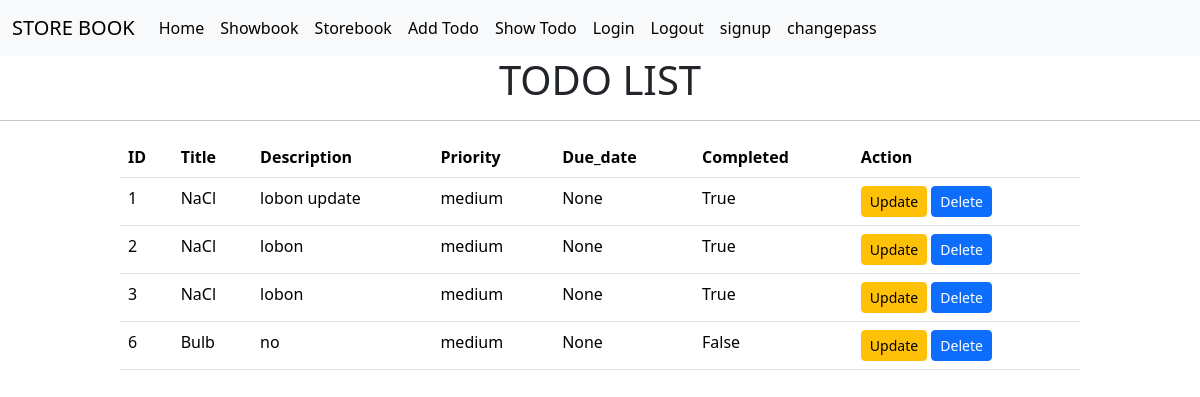
Page /todo/show_todo/ on the committed database.
### todoapp/models.py (models this page shows)
class TodoItemModel(models.Model):
    title = models.CharField(max_length=200)
    description = models.TextField(blank=True, null=True)
    priority = models.CharField(
        max_length=20,
        choices=[
            ('low', 'Low'),
            ('medium', 'Medium'),
            ('high', 'High'),
        ],
        default='medium'
    )
    due_date = models.DateField(blank=True, null=True)
    completed = models.BooleanField(default=False)

### todoapp/views.py (the view)
# urls.py: path('show_todo/',views.showtodo,name='showtodo',),
def showtodo(request):
    form=TodoItemModel.objects.all()
    return render(request,"showtodo.html" ,{"form":form})

### todoapp/templates/showtodo.html
{% extends "base.html" %}
{% block content %}
<h1 style =" width:50%; margin:auto ;text-align: center"> TODO LIST </h1>
<hr>
<table class="table" style ="width:80%; margin:auto">
  <thead>
    <tr>
      <th scope="col">ID</th>
      <th scope="col">Title </th>
      <th scope="col">Description</th>
      <th scope="col">Priority</th>
      <th scope="col">Due_date</th>
      <th scope="col">Completed</th>
      <th scope="col">Action</th>
    </tr>
  </thead>
  <tbody>
    {% for  item in form %}
    <tr>
      <td>{{item.id}}</td>
      <td>{{item.title}}</td>
      <td>{{item.description}}</td>
      <td>{{item.priority}}</td>
      <td>{{item.due_date}}</td>
      <td>{{item.completed}}</td>
      <td><a href="{% url 'update_todo' id=item.id  %}" class='btn btn-warning btn-sm'>Update</a> <a href="{% url 'delete_todo' id=item.id  %}"  class='btn btn-primary btn-sm'>Delete</a></td>
    </tr>
    {% endfor %}
  </tbody>
</table>
{% endblock %}

### rows in the picture
TodoItemModel: id "1", title "NaCl", description "lobon update", priority "medium", due_date "None", completed "True"
TodoItemModel: id "2", title "NaCl", description "lobon", priority "medium", due_date "None", completed "True"
TodoItemModel: id "3", title "NaCl", description "lobon", priority "medium", due_date "None", completed "True"
TodoItemModel: id "6", title "Bulb", description "no", priority "medium", due_date "None", completed "False"
